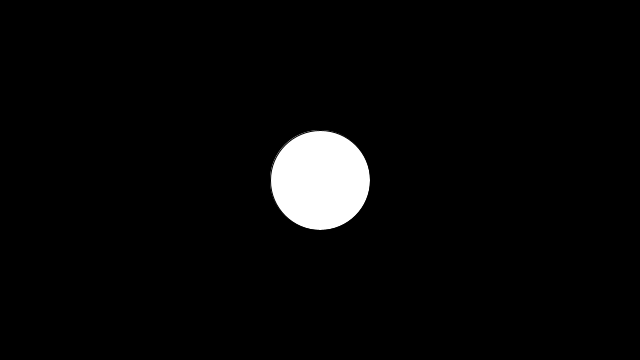
Frame 1 (no input)
Frame 60 (the mouse pressed at the canvas centre just before this capture): identical to frame 1, image omitted
Frame 120 (the mouse held since frame 60 and released just before this capture): identical to frame 1, image omitted

The Processing sketch that drew this single still picture (run headless with seeded random() and noise(); from frame 60 on, the mouse is pressed at the canvas centre):

// Processing sketch: sketch_12th
// ── sketch_12th.pde

float centerx;
float centery;
int radius = 50;
boolean overCircle = false;
boolean buttonPressedOverTheCircle = false;
float vx = 0.0;
float vy = 0.0;
void setup() {
  size(640, 360);
  centerx = width/2.0;
  centery = height/2.0;
  ellipseMode( RADIUS );
}
void draw() {
  background(0);
  // Test if the cursor is over the circle
  if (  ( mouseX - centerx ) * ( mouseX - centerx ) + ( mouseY - centery ) * ( mouseY - centery )  < radius * radius ) {
    overCircle = true;
  } else {
    overCircle = false;
  }
  // Draw the circle
  ellipse(centerx, centery, radius, radius );
}
void mousePressed() {
  if(overCircle) {
    buttonPressedOverTheCircle = true;
  }
  vx = centerx - mouseX;
  vy = centery - mouseY;
}
void mouseDragged() {
  if(buttonPressedOverTheCircle) {
    centerx = mouseX + vx;
    centery = mouseY + vy;
  }
}
void mouseReleased() {
  buttonPressedOverTheCircle = false;
}
